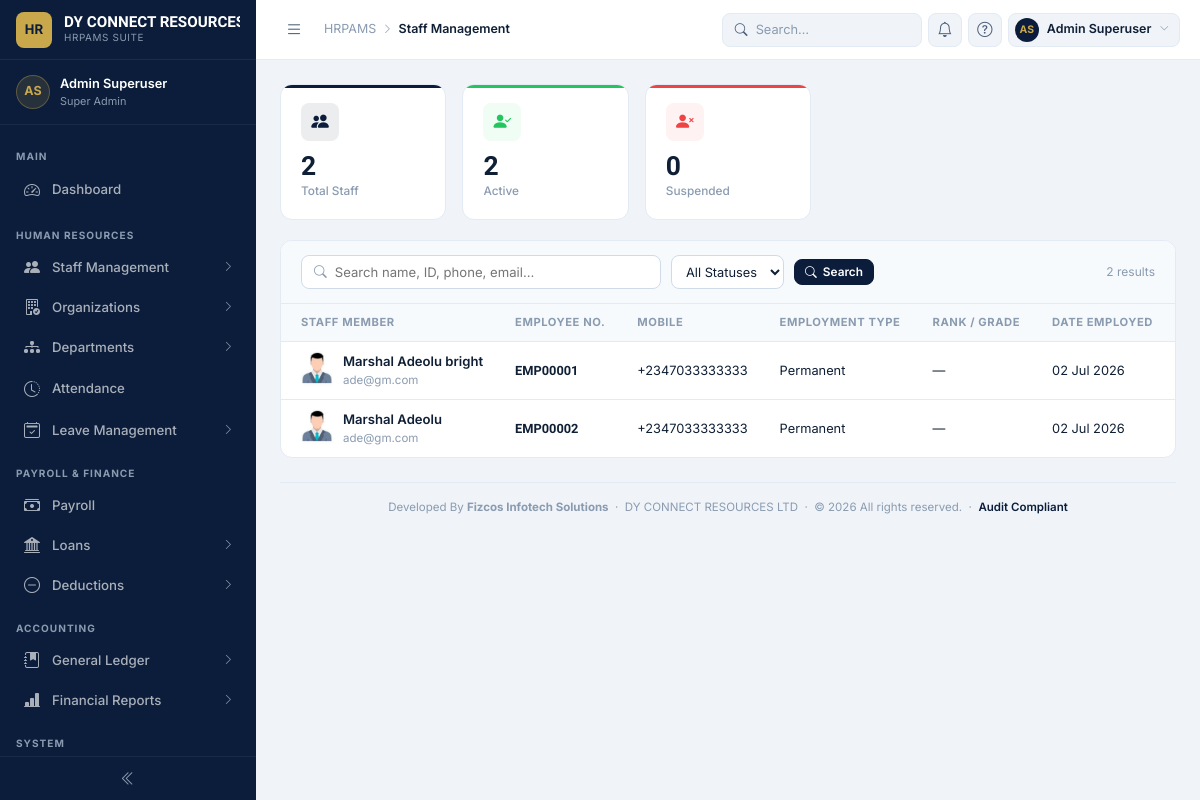
Before: /employees/ (signed in) with the older database file.
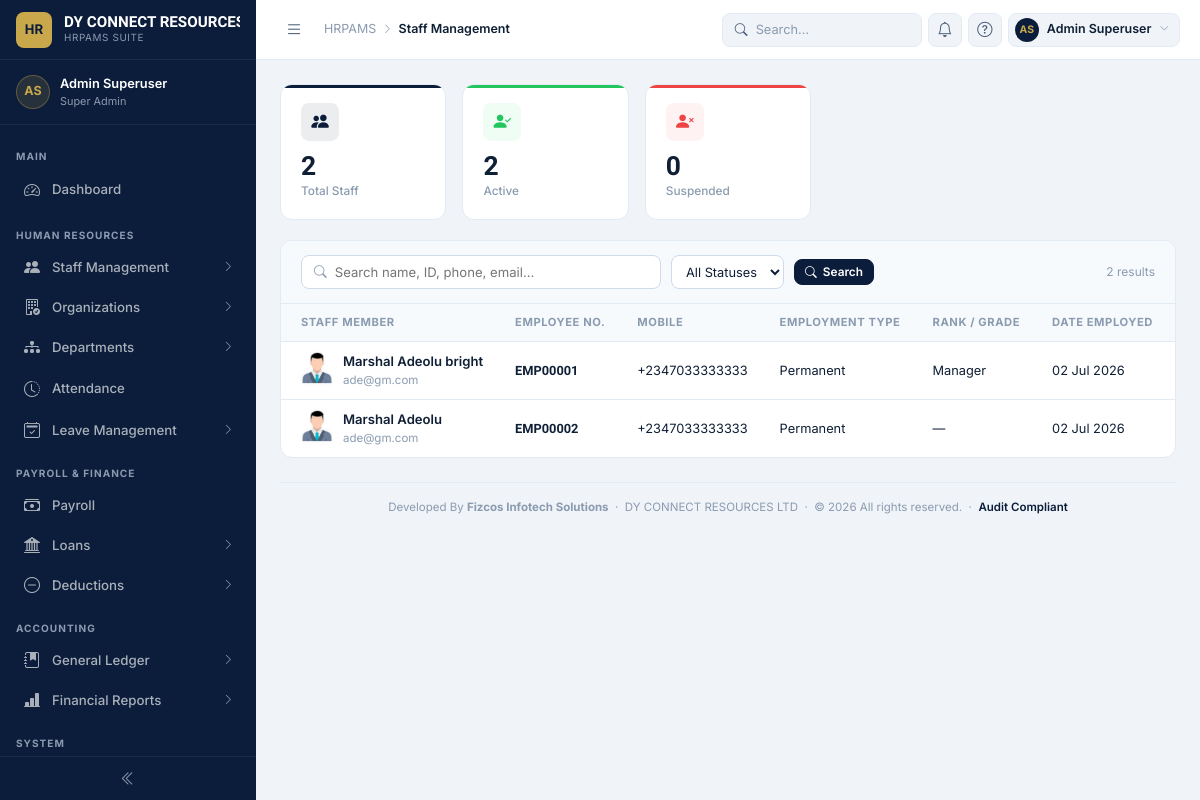
After: the same page with the newer database file.
### employees/models.py (models this page shows, shortened)
class Staff(models.Model):
    user = models.OneToOneField(
        User,
        on_delete=models.CASCADE,
        related_name="staff_profile",
    )
    uuid = models.UUIDField(
        default=uuid.uuid4,
        editable=False,
        unique=True,
    )
    employee_no = models.CharField(
        max_length=20,
        unique=True,
        db_index=True,
        blank=True,
        help_text="Automatically generated employee number",
    )
    middle_name = models.CharField(
        max_length=50,
        blank=True,
    )
    gender = models.CharField(
        max_length=10,
        choices=Gender.choices,
        default=Gender.MALE,
    )
    date_of_birth = models.DateField()
    state_of_origin = models.CharField(
    max_length=30,
    choices=NigerianState.choices,
    default=NigerianState.SELECT,
)
    nationality = models.CharField(
        max_length=50,
        default="Nigeria",
    )
    marital_status = models.CharField(
        max_length=20,
        choices=MaritalStatus.choices,
        default=MaritalStatus.SINGLE,
    )
    employment_type = models.CharField(
        max_length=20,
        choices=EmploymentType.choices,
        default=EmploymentType.PERMANENT,
    )
    employment_status = models.CharField(
        max_length=20,
        choices=EmploymentStatus.choices,
        default=EmploymentStatus.ACTIVE,
    )
    staff_rank = models.ForeignKey(
        StaffRank,
        on_delete=models.PROTECT,
        related_name="employees",
        blank=True,
        null=True,
    )
    date_employed = models.DateField()
    confirmation_date = models.DateField(
        blank=True,
        null=True,
    )
    phone_mobile = models.CharField(
        max_length=20,
        blank=True,
    )
    phone_home = models.CharField(
        max_length=20,
        blank=True,
    )
    official_email = models.EmailField(
        blank=True,
    )
    personal_email = models.EmailField(
        blank=True,
    )
    address = models.CharField(
        max_length=255,
        blank=True,
    )
    qualification = models.CharField(
        max_length=150,
        blank=True,
    )
    graduation_year = models.PositiveSmallIntegerField(
        blank=True,
        null=True,
    )
    institution = models.CharField(
        max_length=150,
        blank=True,
    )
    professional_body = models.CharField(
        max_length=150,
        blank=True,
    )
    guarantor_name = models.CharField(
        max_length=150,
        blank=True,
    )
    guarantor_phone = models.CharField(
        max_length=20,
        blank=True,
    )
    guarantor_email = models.EmailField(
        blank=True,
    )
    guarantor_address = models.CharField(
        max_length=255,
        blank=True,
    )
    next_of_kin_name = models.CharField(
        max_length=150,
        blank=True,
    )
    next_of_kin_phone = models.CharField(
        max_length=20,
        blank=True,
    )
    next_of_kin_address = models.CharField(
        max_length=255,
        blank=True,
    )
    notes = models.TextField(
        blank=True,
    )
    is_active = models.BooleanField(
        default=True,
    )
    created = models.DateTimeField(
        auto_now_add=True,
    )
    updated = models.DateTimeField(
        auto_now=True,
    )
    created_by = models.ForeignKey(
        User,
        on_delete=models.SET_NULL,
        related_name="staff_created",
        null=True,
        blank=True,
    )
    updated_by = models.ForeignKey(
        User,
        on_delete=models.SET_NULL,
        related_name="staff_updated",
        null=True,
        blank=True,
    )
    class Meta:
        ordering = (
            "user__last_name",
            "user__first_name",
        )
        verbose_name = "Staff"
        verbose_name_plural = "Staff"
        indexes = [
            models.Index(fields=["employee_no"]),
            models.Index(fields=["employment_status"]),
            models.Index(fields=["date_employed"]),
        ]
    @property
    def full_name(self):
        return " ".join(
            filter(
                None,
                [
                    self.user.last_name,
                    self.user.first_name,
                    self.middle_name,
                ],
            )
        )

### users/models.py (models this page shows, shortened)
class Profile(models.Model):
    user = models.OneToOneField(
        User,
        on_delete=models.CASCADE,
        related_name="profile",
    )
    uuid = models.UUIDField(
        default=uuid.uuid4,
        editable=False,
        unique=True,
    )
    image = models.ImageField(
        upload_to="profile_pics",
        default="default.jpg",
        blank=True,
        null=True,
        verbose_name="Profile Picture",
    )
    phone = models.CharField(
        max_length=20,
        blank=True,
    )
    state_of_origin = models.CharField(
        max_length=30,
        choices=NigerianState.choices,
        default=NigerianState.SELECT,
    )
    address = models.CharField(
        max_length=255,
        blank=True,
    )
    bio = models.TextField(
        blank=True,
    )
    user_type = models.CharField(
        max_length=20,
        choices=UserType.choices,
        default=UserType.STAFF,
    )
    referral_code = models.CharField(
        max_length=10,
        blank=True,
        unique=True,
    )
    recommended_by = models.ForeignKey(
        User,
        on_delete=models.SET_NULL,
        null=True,
        blank=True,
        related_name="recommended_profiles",
    )
    is_active = models.BooleanField(
        default=True,
    )
    created = models.DateTimeField(
        auto_now_add=True,
    )
    updated = models.DateTimeField(
        auto_now=True,
    )
    class Meta:
        ordering = (
            "user__last_name",
            "user__first_name",
        )
        verbose_name = "User Profile"
        verbose_name_plural = "User Profiles"
    @property
    def image_url(self):
        if self.image:
            return self.image.url
        return "/static/pages/images/default.jpg"

### organization/models.py (models this page shows, shortened)
class StaffRank(AuditableModel):
    name = models.CharField(max_length=100, unique=True)
    description = models.TextField(max_length=200, blank=True)
    slug = models.SlugField(null=True, blank=True, help_text="Do not enter anything here")
    def __str__(self):
        return self.name
    class Meta:
        verbose_name = "Employee Rank"
        verbose_name_plural = "Employee Rank"

### employees/views.py (the view, shortened to what this page needs)
class StaffListView(StaffManagerRequiredMixin, ListView):
    model = Staff
    template_name = "employees/staff_list.html"
    context_object_name = "staff_list"
    paginate_by = 25
    def get_queryset(self):
        qs = (
            Staff.objects
            .select_related("user", "staff_rank")
            .prefetch_related("deployments")
            .filter(is_active=True)
        )
        q = self.request.GET.get("q", "").strip()
        status = self.request.GET.get("status", "").strip()
        if status:
            qs = qs.filter(employment_status=status)
        return qs.order_by("user__last_name", "user__first_name")
    def get_context_data(self, **kwargs):
        ctx = super().get_context_data(**kwargs)
        ctx["q"]              = self.request.GET.get("q", "")
        ctx["status_filter"]  = self.request.GET.get("status", "")
        ctx["status_choices"] = EmploymentStatus.choices
        ctx["total_count"]    = Staff.objects.filter(is_active=True).count()
        ctx["active_count"]   = Staff.objects.filter(
            is_active=True, employment_status=EmploymentStatus.ACTIVE
        ).count()
        ctx["suspended_count"] = Staff.objects.filter(
            is_active=True, employment_status=EmploymentStatus.SUSPENDED
        ).count()
        ctx["page_title"]    = "Staff Management"
        ctx["page_subtitle"] = "All registered staff members"
        ctx["breadcrumb"]    = "Staff Management"
        return ctx

### dashboard/context_processors.py (called while the page is built)
def corporate_identity(request):
    try:
        identity = CorporateIdentity.get_default()
    except Exception as exc:
        logger.warning(
            "Unable to load Corporate Identity: %s",
            exc,
        )
        identity = None
    return {
        "corporate_info": identity,
    }

### dashboard/models.py (called while the page is built)
    @classmethod
    def get_default(cls) -> "CorporateIdentity | None":
        return (
            cls.objects.filter(is_default=True).first()
            or cls.objects.first()
        )

### employees/mixins.py (called while the page is built, shortened)
    def dispatch(self, request, *args, **kwargs):
        if not request.user.is_authenticated:
            return self.handle_no_permission()
        return super().dispatch(request, *args, **kwargs)

### organization/managers.py (called while the page is built)
    def with_related(self):
        return self.select_related(
            "staff",
            "staff__user",
            "staff__staff_rank",
            "company",
            "department",
            "designation",
        )

    def get_queryset(self):
        return super().get_queryset().with_related()

### employees/templates/employees/staff_list.html (shortened to what this page needs)
{% extends "dashboard/base.html" %}
{% load static %}
{% block breadcrumb %}
  <span class="bc-current">Staff Management</span>
{% endblock %}
{% block content %}
<div class="kpi-grid" style="grid-template-columns:repeat(auto-fill,minmax(160px,1fr));margin-bottom:20px">
  <div class="kpi-card c-navy">
    <div class="kpi-top"><div class="kpi-icon c-navy"><i class="bi bi-people-fill"></i></div></div>
    <div class="kpi-value">{{ total_count }}</div>
    <div class="kpi-label">Total Staff</div>
  </div>
  <div class="kpi-card c-green">
    <div class="kpi-top"><div class="kpi-icon c-green"><i class="bi bi-person-check-fill"></i></div></div>
    <div class="kpi-value">{{ active_count }}</div>
    <div class="kpi-label">Active</div>
  </div>
  <div class="kpi-card c-red">
    <div class="kpi-top"><div class="kpi-icon c-red"><i class="bi bi-person-x-fill"></i></div></div>
    <div class="kpi-value">{{ suspended_count }}</div>
    <div class="kpi-label">Suspended</div>
  </div>
</div>
<div class="card section-mb">
  <div class="filter-bar">
    <form method="get" style="display:contents">
      <div class="search-input-wrap">
        <i class="bi bi-search" style="font-size:.8rem;color:var(--text-muted);flex-shrink:0"></i>
        <input type="text" name="q" value="{{ q }}" placeholder="Search name, ID, phone, email…" />
      </div>
      <select name="status" class="filter-select" onchange="this.form.submit()">
        <option value="">All Statuses</option>
      </select>
      <button type="submit" class="btn btn-primary btn-sm">
        <i class="bi bi-search"></i> Search
      </button>
    </form>
    <span style="margin-left:auto;font-size:.75rem;color:var(--text-muted)">
      {{ page_obj.paginator.count }} result{{ page_obj.paginator.count|pluralize }}
    </span>
  </div>
  <div class="data-table-wrap">
    <table class="data-table">
      <thead>
        <tr>
          <th>Staff Member</th>
          <th>Employee No.</th>
          <th>Mobile</th>
          <th>Employment Type</th>
          <th>Rank / Grade</th>
          <th>Date Employed</th>
          <th>Status</th>
        </tr>
      </thead>
      <tbody>
        {% for member in staff_list %}
        {% with initials=member.user.first_name|first|upper|add:member.user.last_name|first|upper %}
        <tr>
          <td>
            <div class="staff-name-cell">
              <div class="staff-avatar-sm avatar-navy"><a href="{% url 'employees:view' staff_uuid=member.uuid %}"> <img src="{{ member.user.profile.image_url }}"
             alt="{{ member.full_name }}"
             class="rounded-circle"
             style="width:40px;height:40px;object-fit:cover;"></a></div>
              <div>
                <div class="staff-primary">{{ member.full_name }}</div>
                <div class="staff-secondary">{{ member.official_email|default:member.user.email|default:"—" }}</div>
              </div>
            </div>
          </td>
          <td>
            <span style="font-family:var(--font-display);font-weight:700;font-size:.8rem">{{ member.employee_no }}</span>
          </td>
          <td>{{ member.phone_mobile|default:"—" }}</td>
          <td>{{ member.employment_type }}</td>
          <td>{{ member.staff_rank|default:"—" }}</td>
          <td>{{ member.date_employed|date:"d M Y" }}</td>
          <td>
          </td>
        </tr>
        {% endwith %}
        {% endfor %}
      </tbody>
    </table>
  </div>
</div>
{% endblock %}

Changed rows visible on the page:
changed Staff "Marshal Adeolu bright": staff_rank "—" → "Manager"
